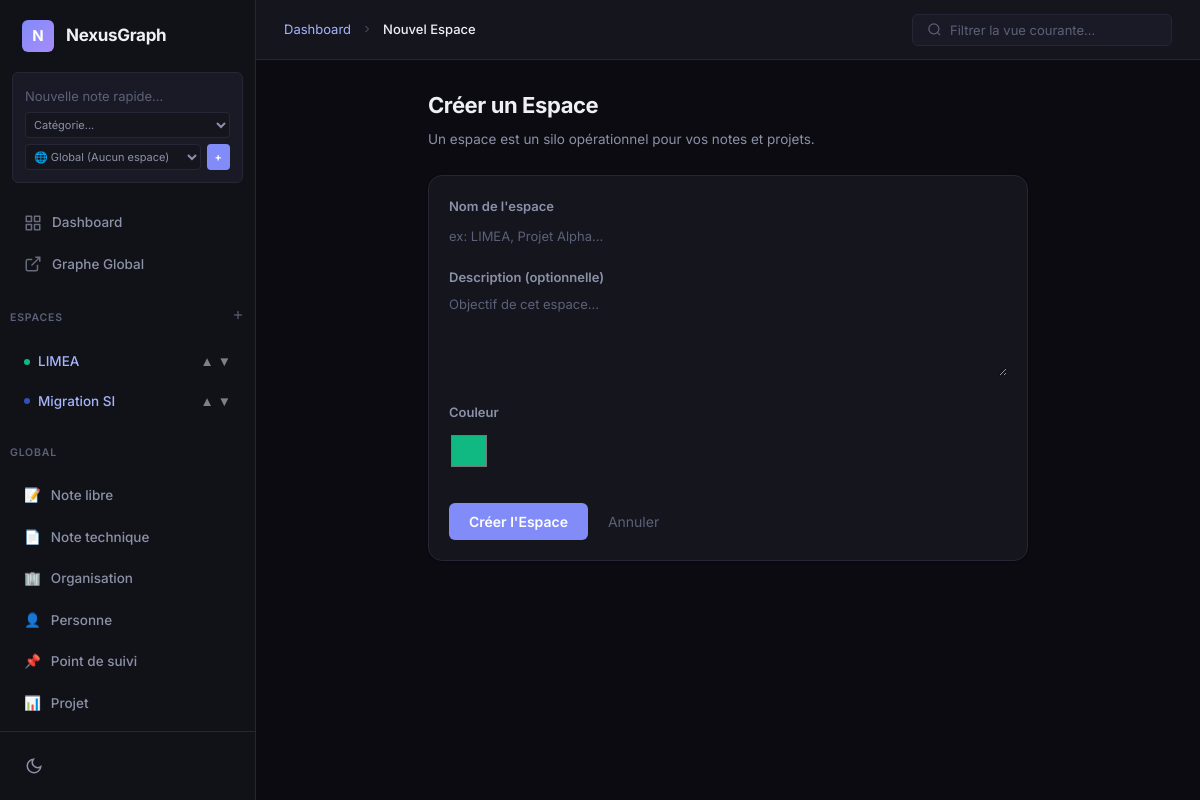
Screenshot of /space/new with the database file from the repository.
### app/models/space.py (models this page shows)
class Space(BaseModel):
    name = CharField(unique=True, max_length=100)
    description = TextField(null=True)
    color = CharField(max_length=20, default='#10b981')
    order_index = IntegerField(default=0)
    created_at = DateTimeField(default=datetime.datetime.now)
    deleted_at = DateTimeField(null=True)
    class Meta:
        table_name = 'spaces'

### app/models/category.py (models this page shows)
class Category(BaseModel):
    name = CharField(unique=True, max_length=50)
    icon = CharField(max_length=10, default='📄')
    color = CharField(max_length=20, default='#6366f1')
    graph_shape = CharField(max_length=20, default='ellipse')
    is_visible_on_graph = BooleanField(default=True)
    created_at = DateTimeField(default=datetime.datetime.now)
    class Meta:
        table_name = 'categories'

### app/routes/views_bp.py (the view, shortened to what this page needs)
@views_bp.route('/space/new', methods=['GET', 'POST'])
def new_space():
    return render_template('space_form.html')

### app/routes/views_bp.py (called while the page is built)
@views_bp.context_processor
def inject_sidebar_data():
    spaces = Space.select().where(Space.deleted_at.is_null()).order_by(Space.order_index, Space.name)
    categories = Category.select().order_by(Category.name)
    return dict(spaces=spaces, categories=categories)

### app/templates/space_form.html (shortened to what this page needs)
{% extends "base.html" %}
{% block breadcrumb %}
    <a href="{{ url_for('views.index') }}">Dashboard</a>
    <svg viewBox="0 0 24 24" fill="none" stroke="currentColor" stroke-width="2" style="width: 12px; margin: 0 4px;"><polyline points="9 18 15 12 9 6"></polyline></svg>
    <span>{% if space %}Modifier l'espace{% else %}Nouvel Espace{% endif %}</span>
{% endblock %}
{% block content %}
<div style="max-width: 600px; margin: 0 auto;">
    <div style="display: flex; justify-content: space-between; align-items: flex-end; margin-bottom: 24px;">
        <div>
            <h1 class="page-title">{% if space %}Modifier l'espace{% else %}Créer un Espace{% endif %}</h1>
            <p class="page-subtitle" style="margin-bottom: 0;">{% if space %}Paramètres du silo opérationnel.{% else %}Un espace est un silo opérationnel pour vos notes et projets.{% endif %}</p>
        </div>
    </div>
    <div class="card">
        <form method="POST" action="{% if space %}/space/{{ space.id }}/edit{% else %}/space/new{% endif %}">
            <div style="margin-bottom: 20px;">
                <label style="display: block; margin-bottom: 8px; font-weight: 600; font-size: 13px; color: var(--text-secondary);">Nom de l'espace</label>
                <input type="text" name="name" class="quick-capture-input" placeholder="ex: LIMEA, Projet Alpha..." value="{{ space.name if space else '' }}" required style="width: 100%; max-width: 400px; margin-bottom: 0;">
            </div>
            <div style="margin-bottom: 20px;">
                <label style="display: block; margin-bottom: 8px; font-weight: 600; font-size: 13px; color: var(--text-secondary);">Description (optionnelle)</label>
                <textarea name="description" class="quick-capture-input" placeholder="Objectif de cet espace..." style="width: 100%; max-width: 600px; height: 80px; resize: vertical; margin-bottom: 0;">{{ space.description if space else '' }}</textarea>
            </div>
            <div style="margin-bottom: 30px;">
                <label style="display: block; margin-bottom: 8px; font-weight: 600; font-size: 13px; color: var(--text-secondary);">Couleur</label>
                <input type="color" name="color" value="{{ space.color if space else '#10b981' }}" style="width: 40px; height: 40px; border: none; border-radius: 4px; cursor: pointer; padding: 0; background: none;">
            </div>
            <div>
                <button type="submit" style="padding: 10px 20px; background: var(--accent); color: white; border-radius: var(--radius-sm); font-weight: 600; font-size: 14px; border: none; cursor: pointer;">
                    {% if space %}Enregistrer les modifications{% else %}Créer l'Espace{% endif %}
                </button>
                <a href="{{ url_for('views.view_space', space_id=space.id) if space else url_for('views.index') }}" style="margin-left: 16px; color: var(--text-tertiary); text-decoration: none; font-size: 14px;">Annuler</a>
            </div>
        </form>
    </div>
</div>
{% endblock %}

### app/templates/base.html (shortened to what this page needs)
<!DOCTYPE html>
<html lang="fr" data-theme="dark">
<head>
    <link rel="stylesheet" href="{{ url_for('static', filename='css/fonts.css') }}">
    <link rel="stylesheet" href="{{ url_for('static', filename='css/nexus.css') }}">
</head>
<body>
    <div class="app">
        <aside class="sidebar">
            <div class="sidebar-header">
                <div class="sidebar-logo">N</div>
                <div class="sidebar-title">NexusGraph</div>
            </div>
            <div class="quick-capture">
                <form action="/page/quick_capture" method="POST">
                    <input type="text" name="title" class="quick-capture-input" placeholder="Nouvelle note rapide..." required autocomplete="off">
                    <div class="quick-capture-controls" style="flex-wrap: wrap;">
                        <select name="category_id" class="quick-capture-select" required>
                            <option value="" disabled selected>Catégorie...</option>
                        </select>
                        <select name="space_id" class="quick-capture-select" required>
                            <option value="">🌐 Global (Aucun espace)</option>
                        </select>
                        <button type="submit" class="quick-capture-btn">+</button>
                    </div>
                </form>
            </div>
            <div class="sidebar-scroll">
                <nav class="sidebar-nav">
                    <a href="{{ url_for('views.index') }}" class="nav-item {% if request.endpoint == 'views.index' %}active{% endif %}">
                        <svg viewBox="0 0 24 24" fill="none" stroke="currentColor" stroke-width="2" stroke-linecap="round" stroke-linejoin="round"><rect x="3" y="3" width="7" height="7"></rect><rect x="14" y="3" width="7" height="7"></rect><rect x="14" y="14" width="7" height="7"></rect><rect x="3" y="14" width="7" height="7"></rect></svg>
                        Dashboard
                    </a>
                    <a href="/graph" class="nav-item {% if request.endpoint == 'views.graph' %}active{% endif %}">
                        <svg viewBox="0 0 24 24" fill="none" stroke="currentColor" stroke-width="2"><path d="M18 13v6a2 2 0 0 1-2 2H5a2 2 0 0 1-2-2V8a2 2 0 0 1 2-2h6"></path><polyline points="15 3 21 3 21 9"></polyline><line x1="10" y1="14" x2="21" y2="3"></line></svg>
                        Graphe Global
                    </a>
                </nav>
                <div class="nav-section-label" style="display: flex; justify-content: space-between; align-items: center;">
                    Espaces
                    <a href="/space/new" title="Créer un espace" style="color: var(--text-tertiary); cursor: pointer;">
                        <svg viewBox="0 0 24 24" fill="none" stroke="currentColor" stroke-width="2" style="width: 14px; height: 14px;"><line x1="12" y1="5" x2="12" y2="19"></line><line x1="5" y1="12" x2="19" y2="12"></line></svg>
                    </a>
                </div>
                <nav class="sidebar-nav">
                    {% if spaces %}
                    <ul class="nav-menu">
                        {% for s in spaces %}
                            <li class="nav-item">
                                <a href="/space/{{ s.id }}" class="nav-link" style="display: flex; align-items: center; justify-content: space-between; width: 100%;">
                                    <div style="display: flex; align-items: center; gap: 8px;">
                                        <span class="tag-dot" style="background: {{ s.color }}"></span>
                                        <span>{{ s.name }}</span>
                                    </div>
                                    <div style="display: flex; gap: 4px; font-size: 10px; opacity: 0.5;">
                                        <form method="POST" action="/space/{{ s.id }}/move_up" style="margin:0;"><button type="submit" style="background:none;border:none;cursor:pointer;color:var(--text-primary);padding:0;" title="Monter">▲</button></form>
                                        <form method="POST" action="/space/{{ s.id }}/move_down" style="margin:0;"><button type="submit" style="background:none;border:none;cursor:pointer;color:var(--text-primary);padding:0;" title="Descendre">▼</button></form>
                                    </div>
                                </a>
                            </li>
                        {% endfor %}
                    </ul>
                    {% else %}
                        <div style="padding: 0 12px; font-size: 12px; color: var(--text-tertiary);">Aucun espace.</div>
                    {% endif %}
                </nav>
                <div class="nav-section-label">Global</div>
                <nav class="sidebar-nav">
                    {% if categories %}
                        {% for c in categories %}
                        <a href="/category/{{ c.id }}" class="nav-item">
                            <span>{{ c.icon }}</span>
                            {{ c.name }}
                        </a>
                        {% endfor %}
                    {% endif %}
                </nav>
            </div>
            <div class="sidebar-footer">
                <button class="theme-toggle" id="theme-btn" title="Changer de thème">
                    <svg viewBox="0 0 24 24" fill="none" stroke="currentColor" stroke-width="2"><path d="M21 12.79A9 9 0 1 1 11.21 3 7 7 0 0 0 21 12.79z"></path></svg>
                </button>
            </div>
        </aside>
        <main class="main">
            <div class="topbar">
                <div class="topbar-left">
                    <div class="breadcrumb">
                        {% block breadcrumb %}{% endblock %}
                    </div>
                </div>
                <div class="topbar-right">
                    <div class="search-box">
                        <svg viewBox="0 0 24 24" fill="none" stroke="currentColor" stroke-width="2"><circle cx="11" cy="11" r="8"></circle><line x1="21" y1="21" x2="16.65" y2="16.65"></line></svg>
                        <input type="text" id="global-search" placeholder="Filtrer la vue courante...">
                    </div>
                </div>
            </div>
            <div class="page-content" id="app-content">
                {% block content %}{% endblock %}
            </div>
        </main>
    </div>
</body>
</html>

### rows the page displays
Space: name "LIMEA"
Space: name "Migration SI"
Category: icon "📝", name "Note libre"
Category: icon "📄", name "Note technique"
Category: icon "🏢", name "Organisation"
Category: icon "👤", name "Personne"
Category: icon "📌", name "Point de suivi"
Category: icon "📊", name "Projet"
